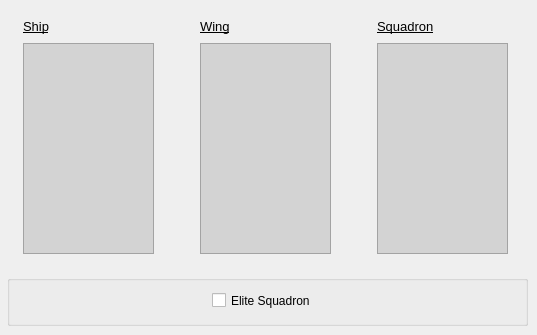
    <widget class="QWidget" name="tabWingSqn">
     <attribute name="title">
      <string>Wing and Squadron</string>
     </attribute>
     <widget class="QLabel" name="label_17">
      <property name="geometry">
       <rect>
        <x>23</x>
        <y>18</y>
        <width>131</width>
        <height>16</height>
       </rect>
      </property>
      <property name="font">
       <font>
        <family>Arial</family>
        <pointsize>10</pointsize>
        <weight>50</weight>
        <bold>false</bold>
        <underline>true</underline>
       </font>
      </property>
      <property name="text">
       <string>Ship</string>
      </property>
     </widget>
     <widget class="QListWidget" name="lw_ship">
      <property name="enabled">
       <bool>true</bool>
      </property>
      <property name="geometry">
       <rect>
        <x>23</x>
        <y>43</y>
        <width>131</width>
        <height>211</height>
       </rect>
      </property>
      <property name="font">
       <font>
        <family>Arial</family>
       </font>
      </property>
      <property name="styleSheet">
       <string notr="true">QListWidget
{
	background-color: rgb(211, 211, 211);
}

QListWidget:!enabled
{
	background-color: darkgray;
}</string>
      </property>
     </widget>
     <widget class="QGroupBox" name="groupBox_3">
      <property name="geometry">
       <rect>
        <x>7</x>
        <y>275</y>
        <width>521</width>
        <height>51</height>
       </rect>
      </property>
      <property name="title">
       <string/>
      </property>
      <widget class="QCheckBox" name="cb_eliteSqn">
       <property name="enabled">
        <bool>true</bool>
       </property>
       <property name="geometry">
        <rect>
         <x>205</x>
         <y>17</y>
         <width>111</width>
         <height>17</height>
        </rect>
       </property>
       <property name="font">
        <font>
         <family>Arial</family>
         <pointsize>9</pointsize>
        </font>
       </property>
       <property name="text">
        <string>Elite Squadron</string>
       </property>
      </widget>
     </widget>
     <widget class="QListWidget" name="lw_wing">
      <property name="enabled">
       <bool>true</bool>
      </property>
      <property name="geometry">
       <rect>
        <x>200</x>
        <y>43</y>
        <width>131</width>
        <height>211</height>
       </rect>
      </property>
      <property name="font">
       <font>
        <family>Arial</family>
       </font>
      </property>
      <property name="styleSheet">
       <string notr="true">QListWidget
{
	background-color: rgb(211, 211, 211);
}

QListWidget:!enabled
{
	background-color: darkgray;
}</string>
      </property>
     </widget>
     <widget class="QLabel" name="label_18">
      <property name="geometry">
       <rect>
        <x>200</x>
        <y>18</y>
        <width>131</width>
        <height>16</height>
       </rect>
      </property>
      <property name="font">
       <font>
        <family>Arial</family>
        <pointsize>10</pointsize>
        <weight>50</weight>
        <bold>false</bold>
        <underline>true</underline>
       </font>
      </property>
      <property name="text">
       <string>Wing</string>
      </property>
     </widget>
     <widget class="QListWidget" name="lw_squad">
      <property name="enabled">
       <bool>true</bool>
      </property>
      <property name="geometry">
       <rect>
        <x>377</x>
        <y>43</y>
        <width>131</width>
        <height>211</height>
       </rect>
      </property>
      <property name="font">
       <font>
        <family>Arial</family>
       </font>
      </property>
      <property name="styleSheet">
       <string notr="true">QListWidget
{
	background-color: rgb(211, 211, 211);
}

QListWidget:!enabled
{
	background-color: darkgray;
}</string>
      </property>
     </widget>
     <widget class="QLabel" name="label_19">
      <property name="geometry">
       <rect>
        <x>377</x>
        <y>18</y>
        <width>131</width>
        <height>16</height>
       </rect>
      </property>
      <property name="font">
       <font>
        <family>Arial</family>
        <pointsize>10</pointsize>
        <weight>50</weight>
        <bold>false</bold>
        <underline>true</underline>
       </font>
      </property>
      <property name="text">
       <string>Squadron</string>
      </property>
     </widget>
    </widget>
